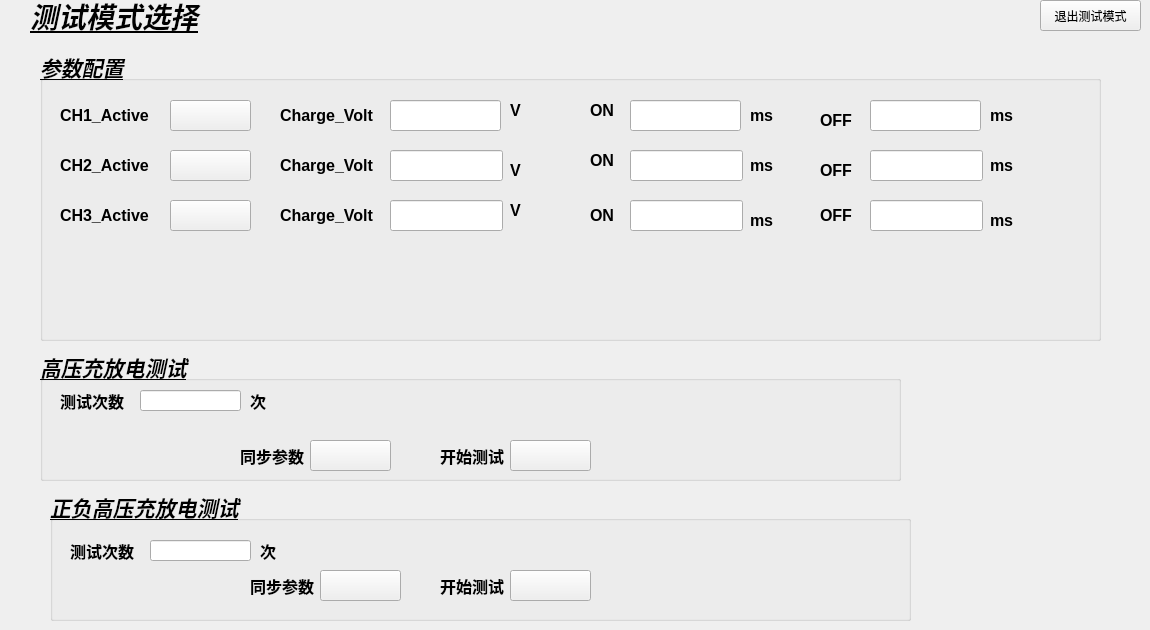
    <widget class="QWidget" name="page1">
     <widget class="QLabel" name="label_2">
      <property name="geometry">
       <rect>
        <x>30</x>
        <y>-20</y>
        <width>181</width>
        <height>71</height>
       </rect>
      </property>
      <property name="font">
       <font>
        <pointsize>21</pointsize>
        <italic>true</italic>
        <bold>true</bold>
        <underline>true</underline>
       </font>
      </property>
      <property name="text">
       <string>测试模式选择</string>
      </property>
     </widget>
     <widget class="QGroupBox" name="groupBox">
      <property name="geometry">
       <rect>
        <x>40</x>
        <y>50</y>
        <width>1061</width>
        <height>291</height>
       </rect>
      </property>
      <property name="font">
       <font>
        <pointsize>16</pointsize>
        <italic>true</italic>
        <bold>true</bold>
        <underline>true</underline>
       </font>
      </property>
      <property name="title">
       <string>参数配置</string>
      </property>
      <widget class="QLabel" name="CH1_A_1">
       <property name="geometry">
        <rect>
         <x>20</x>
         <y>50</y>
         <width>101</width>
         <height>31</height>
        </rect>
       </property>
       <property name="font">
        <font>
         <pointsize>12</pointsize>
         <italic>false</italic>
         <bold>true</bold>
         <underline>false</underline>
        </font>
       </property>
       <property name="text">
        <string>CH1_Active</string>
       </property>
      </widget>
      <widget class="QPushButton" name="PB_CH1_A_1">
       <property name="geometry">
        <rect>
         <x>130</x>
         <y>50</y>
         <width>81</width>
         <height>31</height>
        </rect>
       </property>
       <property name="text">
        <string/>
       </property>
       <property name="icon">
        <iconset>
         <normaloff>UI_PIC/OFF.jpg</normaloff>
         <normalon>UI_PIC/ON.jpg</normalon>UI_PIC/OFF.jpg</iconset>
       </property>
       <property name="iconSize">
        <size>
         <width>80</width>
         <height>55</height>
        </size>
       </property>
       <property name="checkable">
        <bool>true</bool>
       </property>
       <property name="checked">
        <bool>false</bool>
       </property>
      </widget>
      <widget class="QPushButton" name="PB_CH2_A_1">
       <property name="geometry">
        <rect>
         <x>130</x>
         <y>100</y>
         <width>81</width>
         <height>31</height>
        </rect>
       </property>
       <property name="text">
        <string/>
       </property>
       <property name="icon">
        <iconset>
         <normaloff>UI_PIC/OFF.jpg</normaloff>
         <normalon>UI_PIC/ON.jpg</normalon>UI_PIC/OFF.jpg</iconset>
       </property>
       <property name="iconSize">
        <size>
         <width>80</width>
         <height>55</height>
        </size>
       </property>
       <property name="checkable">
        <bool>true</bool>
       </property>
       <property name="checked">
        <bool>false</bool>
       </property>
      </widget>
      <widget class="QLabel" name="CH2_A_1">
       <property name="geometry">
        <rect>
         <x>20</x>
         <y>100</y>
         <width>101</width>
         <height>31</height>
        </rect>
       </property>
       <property name="font">
        <font>
         <pointsize>12</pointsize>
         <italic>false</italic>
         <bold>true</bold>
         <underline>false</underline>
        </font>
       </property>
       <property name="text">
        <string>CH2_Active</string>
       </property>
      </widget>
      <widget class="QPushButton" name="PB_CH3_A_1">
       <property name="geometry">
        <rect>
         <x>130</x>
         <y>150</y>
         <width>81</width>
         <height>31</height>
        </rect>
       </property>
       <property name="text">
        <string/>
       </property>
       <property name="icon">
        <iconset>
         <normaloff>UI_PIC/OFF.jpg</normaloff>
         <normalon>UI_PIC/ON.jpg</normalon>UI_PIC/OFF.jpg</iconset>
       </property>
       <property name="iconSize">
        <size>
         <width>80</width>
         <height>55</height>
        </size>
       </property>
       <property name="checkable">
        <bool>true</bool>
       </property>
       <property name="checked">
        <bool>false</bool>
       </property>
      </widget>
      <widget class="QLabel" name="CH3_A_1">
       <property name="geometry">
        <rect>
         <x>20</x>
         <y>150</y>
         <width>101</width>
         <height>31</height>
        </rect>
       </property>
       <property name="font">
        <font>
         <pointsize>12</pointsize>
         <italic>false</italic>
         <bold>true</bold>
         <underline>false</underline>
        </font>
       </property>
       <property name="text">
        <string>CH3_Active</string>
       </property>
      </widget>
      <widget class="QLabel" name="CH1_CV_1">
       <property name="geometry">
        <rect>
         <x>240</x>
         <y>50</y>
         <width>101</width>
         <height>31</height>
        </rect>
       </property>
       <property name="font">
        <font>
         <pointsize>12</pointsize>
         <italic>false</italic>
         <bold>true</bold>
         <underline>false</underline>
        </font>
       </property>
       <property name="text">
        <string>Charge_Volt</string>
       </property>
      </widget>
      <widget class="QLabel" name="CH2_CV_1">
       <property name="geometry">
        <rect>
         <x>240</x>
         <y>100</y>
         <width>101</width>
         <height>31</height>
        </rect>
       </property>
       <property name="font">
        <font>
         <pointsize>12</pointsize>
         <italic>false</italic>
         <bold>true</bold>
         <underline>false</underline>
        </font>
       </property>
       <property name="text">
        <string>Charge_Volt</string>
       </property>
      </widget>
      <widget class="QLabel" name="CH3_CV_1">
       <property name="geometry">
        <rect>
         <x>240</x>
         <y>150</y>
         <width>101</width>
         <height>31</height>
        </rect>
       </property>
       <property name="font">
        <font>
         <pointsize>12</pointsize>
         <italic>false</italic>
         <bold>true</bold>
         <underline>false</underline>
        </font>
       </property>
       <property name="text">
        <string>Charge_Volt</string>
       </property>
      </widget>
      <widget class="QLineEdit" name="LE_CH1_CV_1">
       <property name="geometry">
        <rect>
         <x>350</x>
         <y>50</y>
         <width>111</width>
         <height>31</height>
        </rect>
       </property>
       <property name="font">
        <font>
         <pointsize>16</pointsize>
         <italic>true</italic>
         <bold>true</bold>
         <underline>false</underline>
        </font>
       </property>
      </widget>
      <widget class="QLineEdit" name="LE_CH2_CV_1">
       <property name="geometry">
        <rect>
         <x>350</x>
         <y>100</y>
         <width>113</width>
         <height>31</height>
        </rect>
       </property>
       <property name="font">
        <font>
         <pointsize>16</pointsize>
         <italic>true</italic>
         <bold>true</bold>
         <underline>false</underline>
        </font>
       </property>
      </widget>
      <widget class="QLineEdit" name="LE_CH3_CV_1">
       <property name="geometry">
        <rect>
         <x>350</x>
         <y>150</y>
         <width>113</width>
         <height>31</height>
        </rect>
       </property>
       <property name="font">
        <font>
         <pointsize>16</pointsize>
         <italic>true</italic>
         <bold>true</bold>
         <underline>false</underline>
        </font>
       </property>
      </widget>
      <widget class="QLabel" name="CH1_V_1">
       <property name="geometry">
        <rect>
         <x>470</x>
         <y>40</y>
         <width>21</width>
         <height>41</height>
        </rect>
       </property>
       <property name="font">
        <font>
         <pointsize>12</pointsize>
         <italic>false</italic>
         <bold>true</bold>
         <underline>false</underline>
        </font>
       </property>
       <property name="text">
        <string>V</string>
       </property>
      </widget>
      <widget class="QLabel" name="CH2_V_1">
       <property name="geometry">
        <rect>
         <x>470</x>
         <y>100</y>
         <width>21</width>
         <height>41</height>
        </rect>
       </property>
       <property name="font">
        <font>
         <pointsize>12</pointsize>
         <italic>false</italic>
         <bold>true</bold>
         <underline>false</underline>
        </font>
       </property>
       <property name="text">
        <string>V</string>
       </property>
      </widget>
      <widget class="QLabel" name="CH3_V_1">
       <property name="geometry">
        <rect>
         <x>470</x>
         <y>140</y>
         <width>21</width>
         <height>41</height>
        </rect>
       </property>
       <property name="font">
        <font>
         <pointsize>12</pointsize>
         <italic>false</italic>
         <bold>true</bold>
         <underline>false</underline>
        </font>
       </property>
       <property name="text">
        <string>V</string>
       </property>
      </widget>
      <widget class="QLabel" name="CH2_I_1">
       <property name="geometry">
        <rect>
         <x>550</x>
         <y>100</y>
         <width>31</width>
         <height>21</height>
        </rect>
       </property>
       <property name="font">
        <font>
         <pointsize>12</pointsize>
         <italic>false</italic>
         <bold>true</bold>
         <underline>false</underline>
        </font>
       </property>
       <property name="text">
        <string>ON</string>
       </property>
      </widget>
      <widget class="QLineEdit" name="LE_CH2_ON_1">
       <property name="geometry">
        <rect>
         <x>590</x>
         <y>100</y>
         <width>113</width>
         <height>31</height>
        </rect>
       </property>
       <property name="font">
        <font>
         <pointsize>16</pointsize>
         <italic>true</italic>
         <bold>true</bold>
         <underline>false</underline>
        </font>
       </property>
      </widget>
      <widget class="QLabel" name="CH3_I_1">
       <property name="geometry">
        <rect>
         <x>550</x>
         <y>150</y>
         <width>31</width>
         <height>31</height>
        </rect>
       </property>
       <property name="font">
        <font>
         <pointsize>12</pointsize>
         <italic>false</italic>
         <bold>true</bold>
         <underline>false</underline>
        </font>
       </property>
       <property name="text">
        <string>ON</string>
       </property>
      </widget>
      <widget class="QLineEdit" name="LE_CH3_ON_1">
       <property name="geometry">
        <rect>
         <x>590</x>
         <y>150</y>
         <width>113</width>
         <height>31</height>
        </rect>
       </property>
       <property name="font">
        <font>
         <pointsize>16</pointsize>
         <italic>true</italic>
         <bold>true</bold>
         <underline>false</underline>
        </font>
       </property>
      </widget>
      <widget class="QLabel" name="CH2_S_1">
       <property name="geometry">
        <rect>
         <x>710</x>
         <y>100</y>
         <width>31</width>
         <height>31</height>
        </rect>
       </property>
       <property name="font">
        <font>
         <pointsize>12</pointsize>
         <italic>false</italic>
         <bold>true</bold>
         <underline>false</underline>
        </font>
       </property>
       <property name="text">
        <string>ms</string>
       </property>
      </widget>
      <widget class="QLabel" name="CH1_I_1">
       <property name="geometry">
        <rect>
         <x>550</x>
         <y>50</y>
         <width>31</width>
         <height>21</height>
        </rect>
       </property>
       <property name="font">
        <font>
         <pointsize>12</pointsize>
         <italic>false</italic>
         <bold>true</bold>
         <underline>false</underline>
        </font>
       </property>
       <property name="text">
        <string>ON</string>
       </property>
      </widget>
      <widget class="QLabel" name="CH3_S_1">
       <property name="geometry">
        <rect>
         <x>710</x>
         <y>150</y>
         <width>31</width>
         <height>41</height>
        </rect>
       </property>
       <property name="font">
        <font>
         <pointsize>12</pointsize>
         <italic>false</italic>
         <bold>true</bold>
         <underline>false</underline>
        </font>
       </property>
       <property name="text">
        <string>ms</string>
       </property>
      </widget>
      <widget class="QLineEdit" name="LE_CH1_ON_1">
       <property name="geometry">
        <rect>
         <x>590</x>
         <y>50</y>
         <width>111</width>
         <height>31</height>
        </rect>
       </property>
       <property name="font">
        <font>
         <pointsize>16</pointsize>
         <italic>true</italic>
         <bold>true</bold>
         <underline>false</underline>
        </font>
       </property>
      </widget>
      <widget class="QLabel" name="CH1_S_1">
       <property name="geometry">
        <rect>
         <x>710</x>
         <y>50</y>
         <width>31</width>
         <height>31</height>
        </rect>
       </property>
       <property name="font">
        <font>
         <pointsize>12</pointsize>
         <italic>false</italic>
         <bold>true</bold>
         <underline>false</underline>
        </font>
       </property>
       <property name="text">
        <string>ms</string>
       </property>
      </widget>
      <widget class="QLineEdit" name="LE_CH2_OFF_1">
       <property name="geometry">
        <rect>
         <x>830</x>
         <y>100</y>
         <width>113</width>
         <height>31</height>
        </rect>
       </property>
       <property name="font">
        <font>
         <pointsize>16</pointsize>
         <italic>true</italic>
         <bold>true</bold>
         <underline>false</underline>
        </font>
       </property>
       <property name="text">
        <string/>
       </property>
      </widget>
      <widget class="QLabel" name="CH1_S_2">
       <property name="geometry">
        <rect>
         <x>950</x>
         <y>50</y>
         <width>31</width>
         <height>31</height>
        </rect>
       </property>
       <property name="font">
        <font>
         <pointsize>12</pointsize>
         <italic>false</italic>
         <bold>true</bold>
         <underline>false</underline>
        </font>
       </property>
       <property name="text">
        <string>ms</string>
       </property>
      </widget>
      <widget class="QLineEdit" name="LE_CH3_OFF_1">
       <property name="geometry">
        <rect>
         <x>830</x>
         <y>150</y>
         <width>113</width>
         <height>31</height>
        </rect>
       </property>
       <property name="font">
        <font>
         <pointsize>16</pointsize>
         <italic>true</italic>
         <bold>true</bold>
         <underline>false</underline>
        </font>
       </property>
       <property name="text">
        <string/>
       </property>
      </widget>
      <widget class="QLabel" name="CH2_S_2">
       <property name="geometry">
        <rect>
         <x>950</x>
         <y>100</y>
         <width>31</width>
         <height>31</height>
        </rect>
       </property>
       <property name="font">
        <font>
         <pointsize>12</pointsize>
         <italic>false</italic>
         <bold>true</bold>
         <underline>false</underline>
        </font>
       </property>
       <property name="text">
        <string>ms</string>
       </property>
      </widget>
      <widget class="QLabel" name="CH1_I_3">
       <property name="geometry">
        <rect>
         <x>780</x>
         <y>60</y>
         <width>41</width>
         <height>21</height>
        </rect>
       </property>
       <property name="font">
        <font>
         <pointsize>12</pointsize>
         <italic>false</italic>
         <bold>true</bold>
         <underline>false</underline>
        </font>
       </property>
       <property name="text">
        <string>OFF</string>
       </property>
      </widget>
      <widget class="QLabel" name="CH2_I_3">
       <property name="geometry">
        <rect>
         <x>780</x>
         <y>110</y>
         <width>41</width>
         <height>21</height>
        </rect>
       </property>
       <property name="font">
        <font>
         <pointsize>12</pointsize>
         <italic>false</italic>
         <bold>true</bold>
         <underline>false</underline>
        </font>
       </property>
       <property name="text">
        <string>OFF</string>
       </property>
      </widget>
      <widget class="QLabel" name="CH3_I_3">
       <property name="geometry">
        <rect>
         <x>780</x>
         <y>150</y>
         <width>41</width>
         <height>31</height>
        </rect>
       </property>
       <property name="font">
        <font>
         <pointsize>12</pointsize>
         <italic>false</italic>
         <bold>true</bold>
         <underline>false</underline>
        </font>
       </property>
       <property name="text">
        <string>OFF</string>
       </property>
      </widget>
      <widget class="QLineEdit" name="LE_CH1_OFF_1">
       <property name="geometry">
        <rect>
         <x>830</x>
         <y>50</y>
         <width>111</width>
         <height>31</height>
        </rect>
       </property>
       <property name="font">
        <font>
         <pointsize>16</pointsize>
         <italic>true</italic>
         <bold>true</bold>
         <underline>false</underline>
        </font>
       </property>
       <property name="text">
        <string/>
       </property>
      </widget>
      <widget class="QLabel" name="CH3_S_2">
       <property name="geometry">
        <rect>
         <x>950</x>
         <y>150</y>
         <width>31</width>
         <height>41</height>
        </rect>
       </property>
       <property name="font">
        <font>
         <pointsize>12</pointsize>
         <italic>false</italic>
         <bold>true</bold>
         <underline>false</underline>
        </font>
       </property>
       <property name="text">
        <string>ms</string>
       </property>
      </widget>
     </widget>
     <widget class="QGroupBox" name="groupBox_2">
      <property name="geometry">
       <rect>
        <x>50</x>
        <y>490</y>
        <width>861</width>
        <height>131</height>
       </rect>
      </property>
      <property name="font">
       <font>
        <pointsize>16</pointsize>
        <italic>true</italic>
        <bold>true</bold>
        <underline>true</underline>
       </font>
      </property>
      <property name="title">
       <string>正负高压充放电测试</string>
      </property>
      <widget class="QPushButton" name="PB_Syn_2">
       <property name="geometry">
        <rect>
         <x>270</x>
         <y>80</y>
         <width>81</width>
         <height>31</height>
        </rect>
       </property>
       <property name="text">
        <string/>
       </property>
       <property name="icon">
        <iconset>
         <normaloff>UI_PIC/OFF.jpg</normaloff>
         <normalon>UI_PIC/ON.jpg</normalon>UI_PIC/OFF.jpg</iconset>
       </property>
       <property name="iconSize">
        <size>
         <width>80</width>
         <height>55</height>
        </size>
       </property>
       <property name="checkable">
        <bool>true</bool>
       </property>
       <property name="checked">
        <bool>false</bool>
       </property>
      </widget>
      <widget class="QLabel" name="Syn_2">
       <property name="geometry">
        <rect>
         <x>200</x>
         <y>70</y>
         <width>101</width>
         <height>51</height>
        </rect>
       </property>
       <property name="font">
        <font>
         <pointsize>12</pointsize>
         <italic>false</italic>
         <bold>true</bold>
         <underline>false</underline>
        </font>
       </property>
       <property name="text">
        <string>同步参数</string>
       </property>
      </widget>
      <widget class="QLabel" name="Start_2">
       <property name="geometry">
        <rect>
         <x>390</x>
         <y>70</y>
         <width>101</width>
         <height>51</height>
        </rect>
       </property>
       <property name="font">
        <font>
         <pointsize>12</pointsize>
         <italic>false</italic>
         <bold>true</bold>
         <underline>false</underline>
        </font>
       </property>
       <property name="text">
        <string>开始测试</string>
       </property>
      </widget>
      <widget class="QPushButton" name="PB_Start_2">
       <property name="geometry">
        <rect>
         <x>460</x>
         <y>80</y>
         <width>81</width>
         <height>31</height>
        </rect>
       </property>
       <property name="text">
        <string/>
       </property>
       <property name="icon">
        <iconset>
         <normaloff>UI_PIC/OFF.jpg</normaloff>
         <normalon>UI_PIC/ON.jpg</normalon>UI_PIC/OFF.jpg</iconset>
       </property>
       <property name="iconSize">
        <size>
         <width>80</width>
         <height>55</height>
        </size>
       </property>
       <property name="checkable">
        <bool>true</bool>
       </property>
       <property name="checked">
        <bool>false</bool>
       </property>
      </widget>
      <widget class="QLabel" name="cnt_2">
       <property name="geometry">
        <rect>
         <x>210</x>
         <y>50</y>
         <width>21</width>
         <height>21</height>
        </rect>
       </property>
       <property name="font">
        <font>
         <pointsize>12</pointsize>
         <italic>false</italic>
         <bold>true</bold>
         <underline>false</underline>
        </font>
       </property>
       <property name="text">
        <string>次</string>
       </property>
      </widget>
      <widget class="QLabel" name="Test_cnt_2">
       <property name="geometry">
        <rect>
         <x>20</x>
         <y>50</y>
         <width>71</width>
         <height>21</height>
        </rect>
       </property>
       <property name="font">
        <font>
         <pointsize>12</pointsize>
         <italic>false</italic>
         <bold>true</bold>
         <underline>false</underline>
        </font>
       </property>
       <property name="text">
        <string>测试次数</string>
       </property>
      </widget>
      <widget class="QLineEdit" name="LE_Testcnt_2">
       <property name="geometry">
        <rect>
         <x>100</x>
         <y>50</y>
         <width>101</width>
         <height>21</height>
        </rect>
       </property>
      </widget>
     </widget>
     <widget class="QGroupBox" name="groupBox_3">
      <property name="geometry">
       <rect>
        <x>40</x>
        <y>350</y>
        <width>861</width>
        <height>131</height>
       </rect>
      </property>
      <property name="font">
       <font>
        <pointsize>16</pointsize>
        <italic>true</italic>
        <bold>true</bold>
        <underline>true</underline>
       </font>
      </property>
      <property name="title">
       <string>高压充放电测试</string>
      </property>
      <widget class="QLineEdit" name="LE_Testcnt_1">
       <property name="geometry">
        <rect>
         <x>100</x>
         <y>40</y>
         <width>101</width>
         <height>21</height>
        </rect>
       </property>
      </widget>
      <widget class="QPushButton" name="PB_Start_1">
       <property name="geometry">
        <rect>
         <x>470</x>
         <y>90</y>
         <width>81</width>
         <height>31</height>
        </rect>
       </property>
       <property name="text">
        <string/>
       </property>
       <property name="icon">
        <iconset>
         <normaloff>UI_PIC/OFF.jpg</normaloff>
         <normalon>UI_PIC/ON.jpg</normalon>UI_PIC/OFF.jpg</iconset>
       </property>
       <property name="iconSize">
        <size>
         <width>80</width>
         <height>55</height>
        </size>
       </property>
       <property name="checkable">
        <bool>true</bool>
       </property>
       <property name="checked">
        <bool>false</bool>
       </property>
      </widget>
      <widget class="QLabel" name="Start_1">
       <property name="geometry">
        <rect>
         <x>400</x>
         <y>90</y>
         <width>71</width>
         <height>31</height>
        </rect>
       </property>
       <property name="font">
        <font>
         <pointsize>12</pointsize>
         <italic>false</italic>
         <bold>true</bold>
         <underline>false</underline>
        </font>
       </property>
       <property name="text">
        <string>开始测试</string>
       </property>
      </widget>
      <widget class="QLabel" name="Syn_1">
       <property name="geometry">
        <rect>
         <x>200</x>
         <y>90</y>
         <width>71</width>
         <height>31</height>
        </rect>
       </property>
       <property name="font">
        <font>
         <pointsize>12</pointsize>
         <italic>false</italic>
         <bold>true</bold>
         <underline>false</underline>
        </font>
       </property>
       <property name="text">
        <string>同步参数</string>
       </property>
      </widget>
      <widget class="QPushButton" name="PB_Syn_1">
       <property name="geometry">
        <rect>
         <x>270</x>
         <y>90</y>
         <width>81</width>
         <height>31</height>
        </rect>
       </property>
       <property name="text">
        <string/>
       </property>
       <property name="icon">
        <iconset>
         <normaloff>UI_PIC/OFF.jpg</normaloff>
         <normalon>UI_PIC/ON.jpg</normalon>UI_PIC/OFF.jpg</iconset>
       </property>
       <property name="iconSize">
        <size>
         <width>80</width>
         <height>55</height>
        </size>
       </property>
       <property name="checkable">
        <bool>true</bool>
       </property>
       <property name="checked">
        <bool>false</bool>
       </property>
      </widget>
      <widget class="QLabel" name="Test_cnt_1">
       <property name="geometry">
        <rect>
         <x>20</x>
         <y>40</y>
         <width>71</width>
         <height>21</height>
        </rect>
       </property>
       <property name="font">
        <font>
         <pointsize>12</pointsize>
         <italic>false</italic>
         <bold>true</bold>
         <underline>false</underline>
        </font>
       </property>
       <property name="text">
        <string>测试次数</string>
       </property>
      </widget>
      <widget class="QLabel" name="cnt_1">
       <property name="geometry">
        <rect>
         <x>210</x>
         <y>40</y>
         <width>21</width>
         <height>21</height>
        </rect>
       </property>
       <property name="font">
        <font>
         <pointsize>12</pointsize>
         <italic>false</italic>
         <bold>true</bold>
         <underline>false</underline>
        </font>
       </property>
       <property name="text">
        <string>次</string>
       </property>
      </widget>
     </widget>
     <widget class="QPushButton" name="PB_Exit">
      <property name="geometry">
       <rect>
        <x>1040</x>
        <y>0</y>
        <width>101</width>
        <height>31</height>
       </rect>
      </property>
      <property name="text">
       <string>退出测试模式</string>
      </property>
     </widget>
    </widget>
